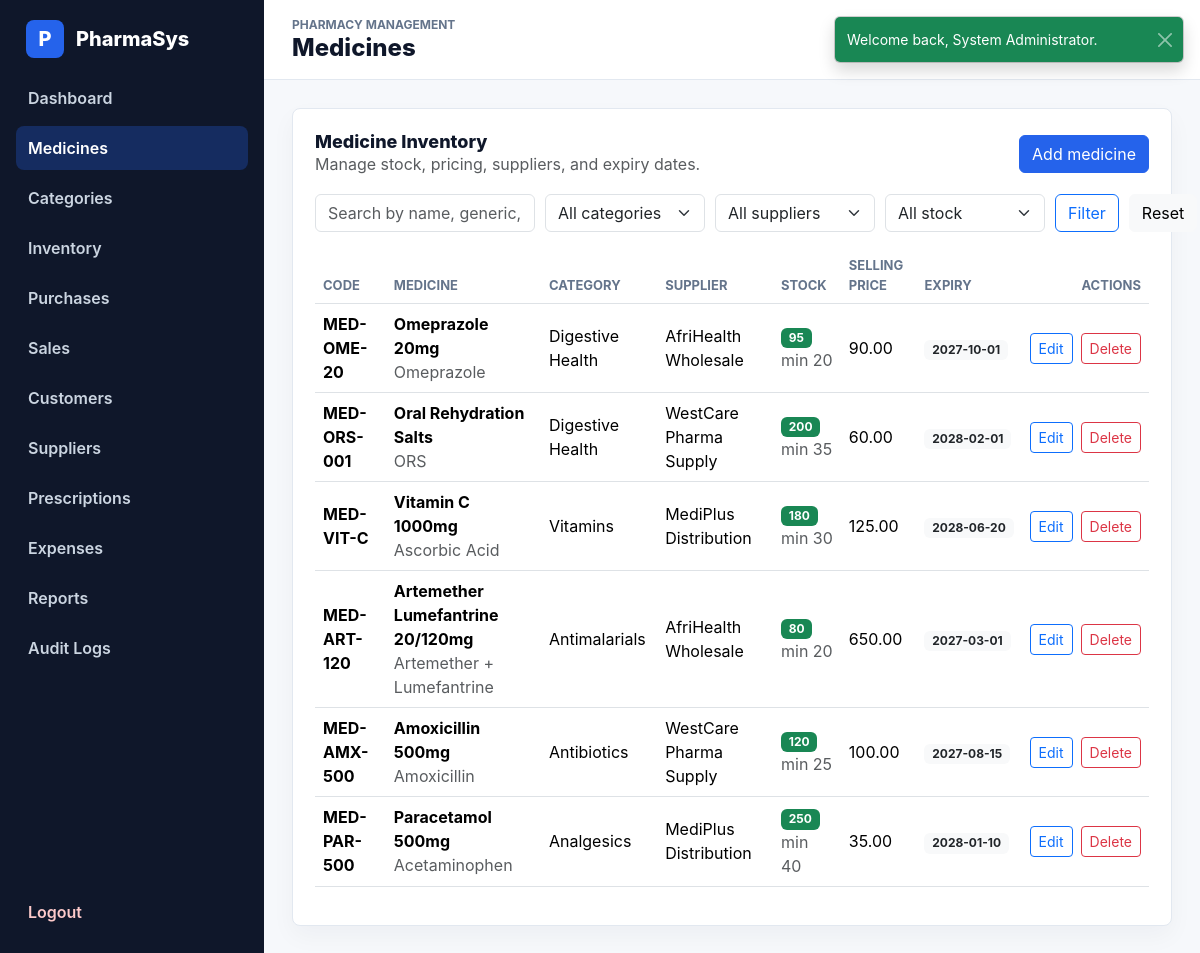
/modules/medicines/index.php (signed in), run on the app's committed database.
### tables this page shows
CREATE TABLE medicines (
    id INT AUTO_INCREMENT PRIMARY KEY,
    category_id INT,
    supplier_id INT,
    medicine_code VARCHAR(50) UNIQUE NOT NULL,
    medicine_name VARCHAR(150) NOT NULL,
    generic_name VARCHAR(150),
    purchase_price DECIMAL(10,2) NOT NULL,
    selling_price DECIMAL(10,2) NOT NULL,
    quantity INT DEFAULT 0,
    minimum_stock INT DEFAULT 10,
    manufacturing_date DATE,
    expiry_date DATE,
    description TEXT,
    created_at TIMESTAMP DEFAULT CURRENT_TIMESTAMP,
    INDEX idx_medicines_name (medicine_name),
    INDEX idx_medicines_expiry (expiry_date),
    INDEX idx_medicines_stock (quantity, minimum_stock),
    FOREIGN KEY (category_id) REFERENCES categories(id),
    FOREIGN KEY (supplier_id) REFERENCES suppliers(id)
);

CREATE TABLE categories (
    id INT AUTO_INCREMENT PRIMARY KEY,
    name VARCHAR(100) NOT NULL,
    description TEXT,
    UNIQUE KEY uq_categories_name (name)
);

CREATE TABLE suppliers (
    id INT AUTO_INCREMENT PRIMARY KEY,
    company_name VARCHAR(150) NOT NULL,
    contact_person VARCHAR(100),
    phone VARCHAR(20),
    email VARCHAR(100),
    address TEXT,
    created_at TIMESTAMP DEFAULT CURRENT_TIMESTAMP,
    INDEX idx_suppliers_company_name (company_name)
);

### config/app.php (called while the page is built)
<?php
return [
    'name' => 'PharmaSys',
    'base_url' => '/PharmaSys',
    'timezone' => 'Africa/Porto-Novo',
    'session_name' => 'pharmasys_session',
];

### app/Helpers/url.php (called while the page is built, shortened)
<?php
function app_config(string $key, mixed $default = null): mixed
{
    static $config = null;
    if ($config === null) {
        $config = require __DIR__ . '/../../config/app.php';
    }
    return $config[$key] ?? $default;
}
function url(string $path = ''): string
{
    $baseUrl = rtrim(app_config('base_url', ''), '/');
    $path = ltrim($path, '/');
    return $path === '' ? $baseUrl : "{$baseUrl}/{$path}";
}

### app/Helpers/validation.php (called while the page is built, shortened)
<?php
function e(?string $value): string
{
    return htmlspecialchars((string) $value, ENT_QUOTES, 'UTF-8');
}

### modules/medicines/index.php (the view, shortened to what this page needs)
<?php
$pdo = Database::connection();
$search = trim($_GET['search'] ?? '');
$page = max(1, (int) ($_GET['page'] ?? 1));
$perPage = 10;
$offset = ($page - 1) * $perPage;
$where = [];
$whereSql = $where === [] ? '' : 'WHERE ' . implode(' AND ', $where);
$sql = "
    SELECT
        m.*,
        c.name AS category_name,
        s.company_name AS supplier_name
    FROM medicines m
    LEFT JOIN categories c ON c.id = m.category_id
    LEFT JOIN suppliers s ON s.id = m.supplier_id
    {$whereSql}
    ORDER BY m.created_at DESC, m.id DESC
    LIMIT :limit OFFSET :offset
";
$statement = $pdo->prepare($sql);
$statement->bindValue(':limit', $perPage, PDO::PARAM_INT);
$statement->bindValue(':offset', $offset, PDO::PARAM_INT);
$statement->execute();
$medicines = $statement->fetchAll();
require_once __DIR__ . '/../../templates/header.php';
require_once __DIR__ . '/../../templates/sidebar.php';
?>
<main class="main-panel">
    <?php require_once __DIR__ . '/../../templates/topbar.php'; ?>
    <?php require_once __DIR__ . '/../../templates/flash.php'; ?>
    <section class="content-area">
        <section class="panel">
            <div class="panel-header">
                <div>
                    <h2>Medicine Inventory</h2>
                    <p class="text-muted mb-0">Manage stock, pricing, suppliers, and expiry dates.</p>
                </div>
                <a class="btn btn-primary" href="<?php echo url('modules/medicines/create.php'); ?>">Add medicine</a>
            </div>
            <form class="filter-bar" method="get">
                <input class="form-control" name="search" value="<?php echo e($search); ?>" placeholder="Search by name, generic, or code">
                <select class="form-select" name="category_id">
                    <option value="0">All categories</option>
                </select>
                <select class="form-select" name="supplier_id">
                    <option value="0">All suppliers</option>
                </select>
                <select class="form-select" name="stock">
                    <option value="">All stock</option>
                </select>
                <button class="btn btn-outline-primary" type="submit">Filter</button>
                <a class="btn btn-light" href="<?php echo url('modules/medicines/index.php'); ?>">Reset</a>
            </form>
            <div class="table-responsive mt-3">
                <table class="table align-middle data-table">
                    <thead>
                        <tr>
                            <th>Code</th>
                            <th>Medicine</th>
                            <th>Category</th>
                            <th>Supplier</th>
                            <th>Stock</th>
                            <th>Selling Price</th>
                            <th>Expiry</th>
                            <th class="text-end">Actions</th>
                        </tr>
                    </thead>
                    <tbody>
                        <?php foreach ($medicines as $medicine): ?>
                            <?php
                            $isLow = (int) $medicine['quantity'] <= (int) $medicine['minimum_stock'];
                            $isExpired = !empty($medicine['expiry_date']) && $medicine['expiry_date'] < date('Y-m-d');
                            $isExpiring = !$isExpired && !empty($medicine['expiry_date']) && $medicine['expiry_date'] <= date('Y-m-d', strtotime('+90 days'));
                            ?>
                            <tr>
                                <td><strong><?php echo e($medicine['medicine_code']); ?></strong></td>
                                <td>
                                    <strong><?php echo e($medicine['medicine_name']); ?></strong>
                                    <span class="d-block text-muted"><?php echo e($medicine['generic_name'] ?: 'No generic name'); ?></span>
                                </td>
                                <td><?php echo e($medicine['category_name'] ?: 'Uncategorized'); ?></td>
                                <td><?php echo e($medicine['supplier_name'] ?: 'No supplier'); ?></td>
                                <td>
                                    <span class="badge <?php echo $isLow ? 'text-bg-warning' : 'text-bg-success'; ?>">
                                        <?php echo (int) $medicine['quantity']; ?>
                                    </span>
                                    <span class="text-muted">min <?php echo (int) $medicine['minimum_stock']; ?></span>
                                </td>
                                <td><?php echo number_format((float) $medicine['selling_price'], 2); ?></td>
                                <td>
                                    <?php if ($medicine['expiry_date']): ?>
                                        <span class="badge <?php echo $isExpired ? 'text-bg-danger' : ($isExpiring ? 'text-bg-warning' : 'text-bg-light text-dark'); ?>">
                                            <?php echo e($medicine['expiry_date']); ?>
                                        </span>
                                    <?php else: ?>
                                        <span class="text-muted">Not set</span>
                                    <?php endif; ?>
                                </td>
                                <td class="text-end">
                                    <div class="action-buttons">
                                        <a class="btn btn-sm btn-outline-primary" href="<?php echo url('modules/medicines/edit.php?id=' . (int) $medicine['id']); ?>">Edit</a>
                                        <form method="post" action="<?php echo url('modules/medicines/delete.php'); ?>" onsubmit="return confirm('Delete this medicine?');">
                                            <button class="btn btn-sm btn-outline-danger" type="submit">Delete</button>
                                        </form>
                                    </div>
                                </td>
                            </tr>
                        <?php endforeach; ?>
                    </tbody>
                </table>
            </div>
        </section>
    </section>
</main>
<?php require_once __DIR__ . '/../../templates/footer.php'; ?>

### assets/css/style.css (style rules this page uses)
:root { --primary: #2563eb; --secondary: #0f172a; --success: #10b981; --warning: #f59e0b; --danger: #ef4444; --muted: #64748b; --line: #e2e8f0; --page: #f6f8fb; --panel: #ffffff; }
* { box-sizing: border-box; }
body { margin: 0; color: var(--secondary); background: var(--page); font-family: Inter, system-ui, -apple-system, BlinkMacSystemFont, "Segoe UI", sans-serif; }
a { text-decoration: none; }
.btn-primary { background: var(--primary); border-color: var(--primary); }
.main-panel { min-height: 100vh; margin-left: 264px; }
.content-area { padding: 28px; }
.stat-card, .panel, .auth-card { background: var(--panel); border: 1px solid var(--line); border-radius: 8px; box-shadow: 0 10px 25px rgba(15, 23, 42, 0.04); }
.panel { padding: 22px; }
.panel-header { display: flex; align-items: center; justify-content: space-between; gap: 16px; margin-bottom: 18px; }
.panel-header h2 { margin: 0; font-size: 18px; font-weight: 800; }
.table th { color: var(--muted); font-size: 13px; text-transform: uppercase; }
.filter-bar { display: grid; grid-template-columns: minmax(220px, 1.4fr) repeat(3, minmax(160px, 1fr)) auto auto; gap: 10px; align-items: center; }
.data-table td { vertical-align: middle; }
.action-buttons { display: flex; justify-content: flex-end; gap: 8px; }
.action-buttons form { margin: 0; }

### data on the page
medicines: medicine_code "MED-OME-20", medicine_name "Omeprazole 20mg", generic_name "Omeprazole", category.name "Digestive Health", supplier.company_name "AfriHealth Wholesale", quantity "95", minimum_stock "20", selling_price "90.00", expiry_date "2027-10-01"
medicines: medicine_code "MED-ORS-001", medicine_name "Oral Rehydration Salts", generic_name "ORS", category.name "Digestive Health", supplier.company_name "WestCare Pharma Supply", quantity "200", minimum_stock "35", selling_price "60.00", expiry_date "2028-02-01"
medicines: medicine_code "MED-VIT-C", medicine_name "Vitamin C 1000mg", generic_name "Ascorbic Acid", category.name "Vitamins", supplier.company_name "MediPlus Distribution", quantity "180", minimum_stock "30", selling_price "125.00", expiry_date "2028-06-20"
medicines: medicine_code "MED-ART-120", medicine_name "Artemether Lumefantrine 20/120mg", generic_name "Artemether + Lumefantrine", category.name "Antimalarials", supplier.company_name "AfriHealth Wholesale", quantity "80", minimum_stock "20", selling_price "650.00", expiry_date "2027-03-01"
medicines: medicine_code "MED-AMX-500", medicine_name "Amoxicillin 500mg", generic_name "Amoxicillin", category.name "Antibiotics", supplier.company_name "WestCare Pharma Supply", quantity "120", minimum_stock "25", selling_price "100.00", expiry_date "2027-08-15"
medicines: medicine_code "MED-PAR-500", medicine_name "Paracetamol 500mg", generic_name "Acetaminophen", category.name "Analgesics", supplier.company_name "MediPlus Distribution", quantity "250", minimum_stock "40", selling_price "35.00", expiry_date "2028-01-10"

### other printed values
$item['label'] "Dashboard"
$item['label'] "Medicines"
$item['label'] "Categories"
$item['label'] "Inventory"
$item['label'] "Purchases"
$item['label'] "Sales"
$item['label'] "Customers"
$item['label'] "Suppliers"
$item['label'] "Prescriptions"
$item['label'] "Expenses"
$item['label'] "Reports"
$item['label'] "Audit Logs"
$pageTitle "Medicines"
$success "Welcome back, System Administrator."
